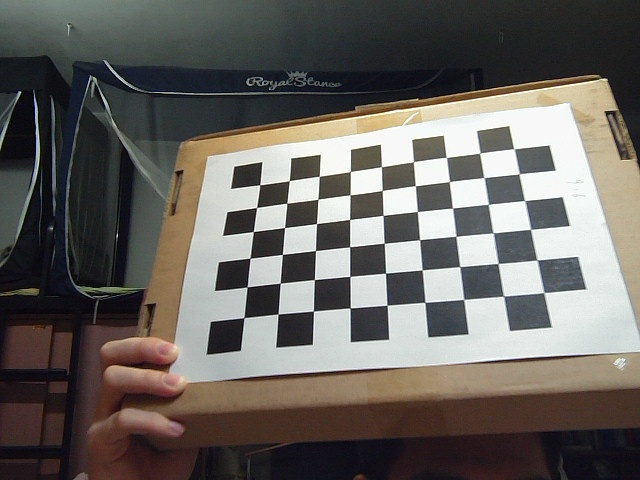
#> input picture StereoCalibration/images/LEFT/Depth10.jpg, 640 x 480 px; its folder holds 4 pictures in this run
$ python Calibration.py
#> lines starting #> are read from the running program, lines starting #| are printed output that depends on the picture; pictures that were not available may be replaced by others from this repository, and a replacement may not be noted
import cv2
import os
import glob
import numpy as np

leftpath = './StereoCalibration/images/LEFT/b8'
rightpath = './StereoCalibration/images/RIGHT/b8'
CHECKERBOARD = (9,6)  #棋盘格内角点数
square_size = (25,25)   #棋盘格大小，单位mm
criteria = (cv2.TERM_CRITERIA_EPS + cv2.TERM_CRITERIA_MAX_ITER, 30, 0.001)
imgpoints_l = []    #存放左图像坐标系下角点位置
imgpoints_r = []    #存放左图像坐标系下角点位置
objpoints = []   #存放世界坐标系下角点位置
objp = np.zeros((1, CHECKERBOARD[0]*CHECKERBOARD[1], 3), np.float32)
objp[0,:,:2] = np.mgrid[0:CHECKERBOARD[0], 0:CHECKERBOARD[1]].T.reshape(-1, 2)
objp[0,:,0] *= square_size[0]
objp[0,:,1] *= square_size[1]

images_l = glob.glob('./StereoCalibration/images/LEFT/*.jpg')
images_r = glob.glob('./StereoCalibration/images/RIGHT/*.jpg')
for ii in range(len(images_l)):
    img_l = cv2.imread(images_l[ii])
#> img_l is the input picture: shape (480, 640, 3); mean B, G, R 95.6, 99.9, 104
    gray_l = cv2.cvtColor(img_l,cv2.COLOR_BGR2GRAY)
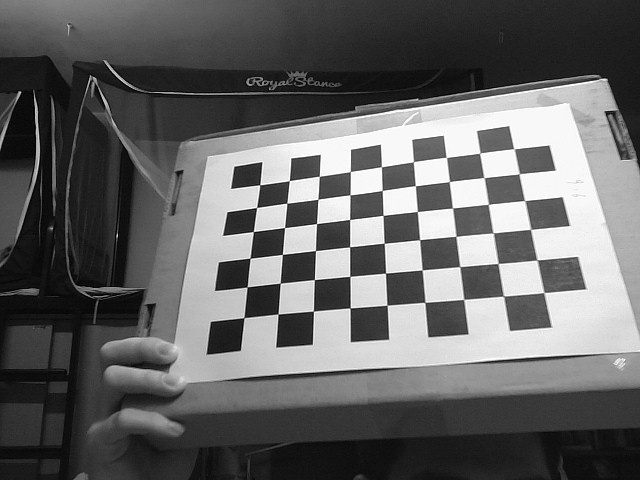
#> gray_l: shape (480, 640); min 0, max 255, mean 100.7
    img_r = cv2.imread(images_r[ii])
    gray_r = cv2.cvtColor(img_r,cv2.COLOR_BGR2GRAY)
    ret_l, corners_l = cv2.findChessboardCorners(gray_l, CHECKERBOARD)   #检测棋盘格内角点
#> ret_l = True; corners_l = 54 rows, first 8: [259.7, 184.7], [289.3, 180.6], [319.3, 176.4], [350.2, 171.6], [381.4, 166.7], [413.4, 161.8], [446.3, 157.4], [479.6, 153.3]
    ret_r, corners_r = cv2.findChessboardCorners(gray_r, CHECKERBOARD)
#> ret_r = True; corners_r has the same summary as corners_l
    if ret_l and ret_r:
        objpoints.append(objp)
        corners2_l = cv2.cornerSubPix(gray_l,corners_l,(11,11),(-1,-1),criteria)
#> corners2_l = 54 rows, first 8: [259.8, 184.8], [289.3, 180.7], [319.3, 176.2], [350.3, 171.6], [381.5, 166.7], [413.4, 161.7], [446.4, 157.4], [479.8, 153.2]
        imgpoints_l.append(corners2_l)
        corners2_r = cv2.cornerSubPix(gray_r,corners_r,(11,11),(-1,-1),criteria)
#> corners2_r has the same summary as corners2_l
        imgpoints_r.append(corners2_r)
#> pass 2 of the loop `for ii in range(len(images_l)):`:
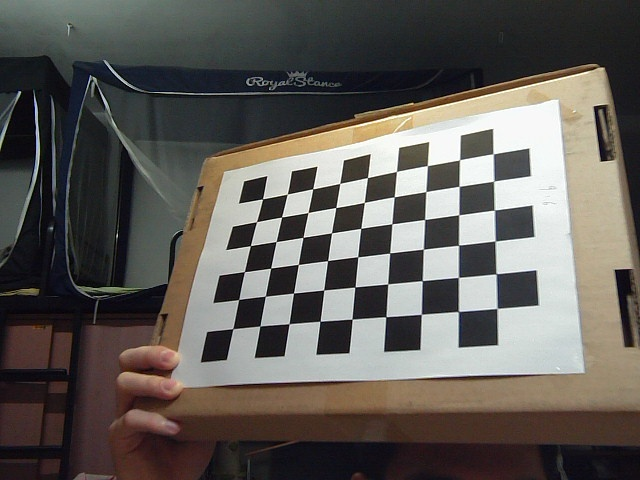
#> input picture StereoCalibration/images/LEFT/Depth11.jpg, 640 x 480 px
#> img_l is the input picture: shape (480, 640, 3); mean B, G, R 87.4, 92, 96.1
#> `gray_l = cv2.cvtColor(img_l,cv2.COLOR_BGR2GRAY)`:
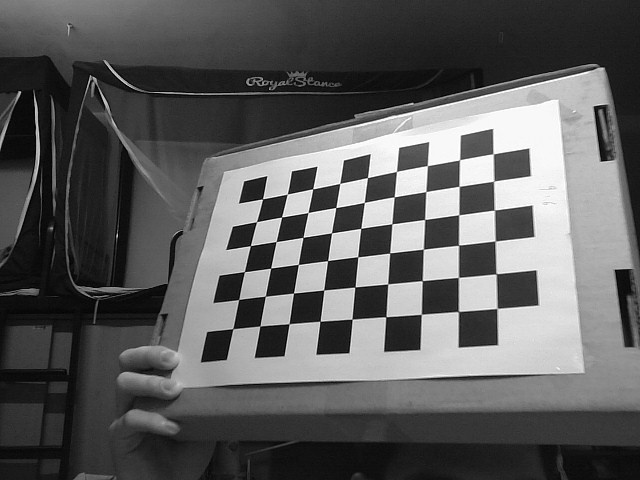
#> gray_l: shape (480, 640); min 0, max 255, mean 92.7
#> (the run stopped early here; a loop or call above may not have finished)
